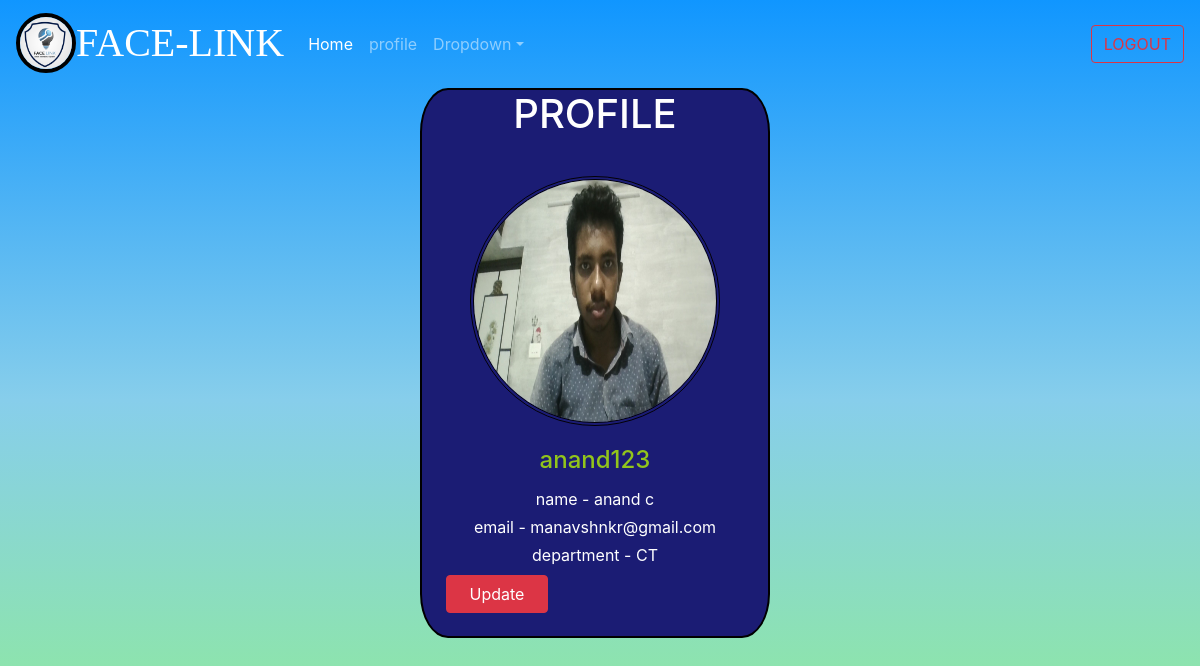
Screenshot of /profile (signed in) with the database file from the repository.
### facelink/models.py (models this page shows)
class signup_page(models.Model):
    userr=models.ForeignKey(User,on_delete=models.CASCADE)
    f_name=models.CharField(max_length=25,null=True)
    l_name=models.CharField(max_length=15,null=True)
    user_name=models.CharField(max_length=15,null=True)
    department=models.CharField(max_length=18,null=True)
    image=models.ImageField(upload_to='profile_pic/')
    email=models.EmailField(null=True)
    password=models.CharField(max_length=15,null=True)

### facelink/views.py (the view)
# urls.py: path('profile',views.profile),
@login_required
def profile(request):
    a=request.user
    b=signup_page.objects.filter(userr=a).all()
    c={'key':b}
    return render(request,"profile.html",c)

### facelink/templates/profile.html (shortened to what this page needs)
{% load static %}
<!DOCTYPE html>
<html lang="en">
<head>
    <link rel="stylesheet" href="{% static 'login.css' %}">
    <link rel="stylesheet" href="https://cdn.jsdelivr.net/npm/bootstrap@4.6.2/dist/css/bootstrap.min.css">
</head>
<body >
    <nav class="navbar navbar-expand-sm navbar-dark">
        <a class="navbar-brand" href="#"><div class="hello">
            <div class="mono"><img src="logos/main.png" alt="facelink" style="height: 60px;width: 60px;border-radius: 50%;border:4px solid black;"></div>
            <div class="sono"><h1 style="font-family:cursive;margin-top: 6px;">FACE-LINK</h1></div>
            </div></a>
        <div class="collapse navbar-collapse" id="collapsibleNavId">
            <ul class="navbar-nav mr-auto mt-2 mt-lg-0">
                <li class="nav-item active">
                    <a class="nav-link" href="second">Home <span class="sr-only">(current)</span></a>
                </li>
                <li class="nav-item">
                    <a class="nav-link" href="profile">profile</a>
                </li>
                <li class="nav-item dropdown">
                    <a class="nav-link dropdown-toggle" href="#" id="dropdownId" data-toggle="dropdown" aria-haspopup="true" aria-expanded="false">Dropdown</a>
                </li>
            </ul>
                <a href="{% url 'exit' %}"><button class="btn btn-outline-danger my-2 my-sm-0" type="submit" >LOGOUT</button></a>
        </div>
    </nav>
            <div class="card "
                style="width:350px;height:550px;border:2px double black;margin-top: 0px;border-radius:8%;margin-bottom: 50px; margin-left: 35%; background-color: rgb(27, 28, 116);" >
                {% for i in key %}
                <center>
                    <h1>PROFILE</h1>
                <img class="card-img-top " src="{{i.image.url}}" alt="Card image"
                    style="height: 250px; width:250px; margin-top:30px; border-radius:50%; border:4px double rgb(3, 1, 7)">
                </center>
                <div class="card-body" style="border-radius:0% 0% 10% 10%;color:rgb(146, 197, 27)">
                    <h4 class="card-title" style="text-align: center;">{{i.user_name}}</h4>
                    <p class="card-text" style="margin: 4px;">name - {{i.f_name}} {{i.l_name}}</p>
                    <p class="card-text" style="margin: 4px;" >email - {{i.email}}</p>
                    <p class="card-text" style="margin: 4px;">department - {{i.department}}</p>
                    <a href="{% url 'update' i.id %}" style="margin-left: 4px;margin-top: 4px;" class="btn btn-danger col-4"  style="margin-left: 30px;">Update</a>
                </div></div>
                {% endfor %}
</body>
</html>

### facelink/static/login.css (style rules this page uses)
html { height: 100%; }
body { margin:0; padding:0; font-family: sans-serif; background:linear-gradient(to bottom, #1096ff, skyblue, lightgreen); background-repeat:no-repeat; background-size:auto; }

### facelink/templates/profile.html (style rules this page uses)
a,a:hover { text-align: center; text-decoration: none; color:rgb(42, 4, 146); size: 10cm; }
p { margin-top: 20%; text-align: center; color:white; }
.mono { flex:1; }
.sono { flex:14; margin-top: 0; }
.hello { display:flex; flex-wrap: wrap; }
button { background: violet; color: rgb(32, 221, 15); border: none; font-size: 18px; }
h1 { color:white; }

### rows the page displays
signup_page: image (picture), user_name "anand123", f_name "anand", l_name "c", email "manavshnkr@gmail.com", department "CT"
